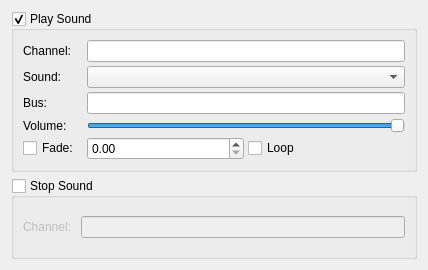
<?xml version="1.0" encoding="UTF-8"?>
<ui version="4.0">
 <class>SoundEditDialog</class>
 <widget class="QDialog" name="SoundEditDialog">
  <property name="geometry">
   <rect>
    <x>0</x>
    <y>0</y>
    <width>428</width>
    <height>270</height>
   </rect>
  </property>
  <property name="windowTitle">
   <string>Dialog</string>
  </property>
  <layout class="QGridLayout" name="gridLayout">
   <item row="0" column="0" colspan="2">
    <widget class="QGroupBox" name="playBox">
     <property name="title">
      <string>Play Sound</string>
     </property>
     <property name="checkable">
      <bool>true</bool>
     </property>
     <layout class="QGridLayout" name="gridLayout_3">
      <property name="spacing">
       <number>4</number>
      </property>
      <item row="4" column="2">
       <widget class="QCheckBox" name="loop">
        <property name="text">
         <string>Loop</string>
        </property>
       </widget>
      </item>
      <item row="0" column="1" colspan="2">
       <widget class="QLineEdit" name="playsound_channel"/>
      </item>
      <item row="1" column="0">
       <widget class="QLabel" name="label_2">
        <property name="maximumSize">
         <size>
          <width>60</width>
          <height>16777215</height>
         </size>
        </property>
        <property name="text">
         <string>Sound:</string>
        </property>
       </widget>
      </item>
      <item row="3" column="0">
       <widget class="QLabel" name="label_4">
        <property name="maximumSize">
         <size>
          <width>60</width>
          <height>16777215</height>
         </size>
        </property>
        <property name="text">
         <string>Volume:</string>
        </property>
       </widget>
      </item>
      <item row="4" column="1">
       <widget class="QDoubleSpinBox" name="fade">
        <property name="maximum">
         <double>999.000000000000000</double>
        </property>
        <property name="singleStep">
         <double>0.100000000000000</double>
        </property>
       </widget>
      </item>
      <item row="3" column="1" colspan="2">
       <widget class="QSlider" name="volume">
        <property name="styleSheet">
         <string notr="true"/>
        </property>
        <property name="maximum">
         <number>100</number>
        </property>
        <property name="value">
         <number>100</number>
        </property>
        <property name="orientation">
         <enum>Qt::Horizontal</enum>
        </property>
       </widget>
      </item>
      <item row="2" column="1" colspan="2">
       <widget class="QLineEdit" name="bus"/>
      </item>
      <item row="0" column="0">
       <widget class="QLabel" name="label">
        <property name="text">
         <string>Channel:</string>
        </property>
       </widget>
      </item>
      <item row="2" column="0">
       <widget class="QLabel" name="label_3">
        <property name="maximumSize">
         <size>
          <width>60</width>
          <height>16777215</height>
         </size>
        </property>
        <property name="text">
         <string>Bus: </string>
        </property>
       </widget>
      </item>
      <item row="1" column="1" colspan="2">
       <widget class="QComboBox" name="sound"/>
      </item>
      <item row="4" column="0">
       <widget class="QCheckBox" name="fade_checkbox">
        <property name="maximumSize">
         <size>
          <width>60</width>
          <height>16777215</height>
         </size>
        </property>
        <property name="text">
         <string>Fade:</string>
        </property>
       </widget>
      </item>
     </layout>
    </widget>
   </item>
   <item row="1" column="0" colspan="2">
    <widget class="QGroupBox" name="stopBox">
     <property name="title">
      <string>Stop Sound</string>
     </property>
     <property name="checkable">
      <bool>true</bool>
     </property>
     <property name="checked">
      <bool>false</bool>
     </property>
     <layout class="QGridLayout" name="gridLayout_2">
      <item row="0" column="0">
       <widget class="QLabel" name="label_5">
        <property name="text">
         <string>Channel: </string>
        </property>
       </widget>
      </item>
      <item row="0" column="1">
       <widget class="QLineEdit" name="stopsound_channel"/>
      </item>
     </layout>
    </widget>
   </item>
  </layout>
 </widget>
 <resources/>
 <connections/>
</ui>
